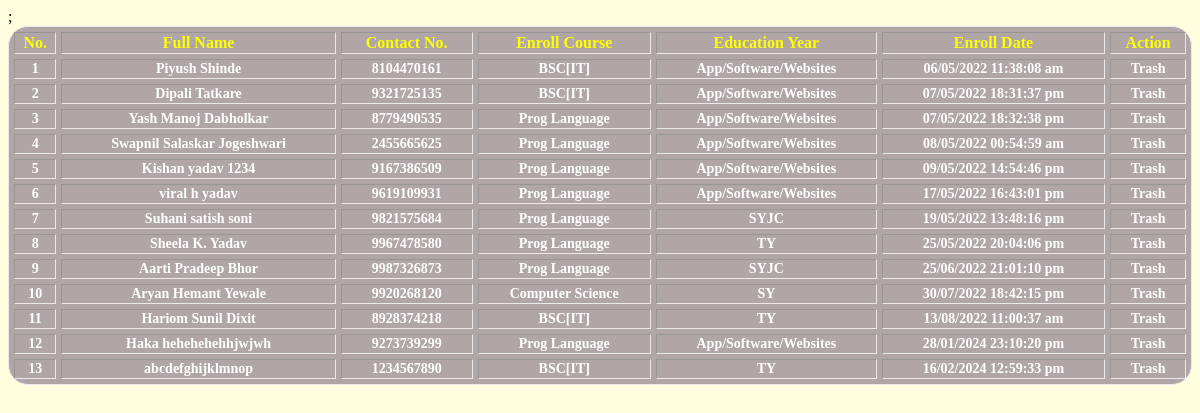
The app's page /regBook.php with its own data.
### tables this page shows
CREATE TABLE `private` (
  `id` int(12) NOT NULL,
  `name` varchar(255) NOT NULL,
  `contact` varchar(255) NOT NULL,
  `course` varchar(255) NOT NULL,
  `year` varchar(255) NOT NULL,
  `dt` varchar(255) NOT NULL
);

### regBook.php (the view, shortened to what this page needs)
<head>
</head>
<?php
$conn=mysqli_connect("localhost","id14567499_mylog","Yashwantghole@123","id14567499_log");
$result=mysqli_query($conn,"select * from private");
?>
<table border="3" cellspacing="5" height="" width="100%">
<tr>
<th>No.</th>
<th>Full Name</th>
<th>Contact No.</th>
<th>Enroll Course</th>
<th>Education Year</th>
<th>Enroll Date</th>
<th>Action</th>
</tr>;
<?php
$i=1;
while($row=mysqli_fetch_array($result,MYSQLI_ASSOC))
{
$idn=$row['id'];
$fnn=$row['name'];
$lnn=$row['contact'];
$cnn=$row['course'];
$pcnn=$row['year'];
$dcnn=$row['dt'];
?>
<tr align="center">
<td><?php echo $i; ?></td>
<td><?php echo $fnn; ?></td>
<td><?php echo $lnn; ?></td>
<td><?php echo $cnn; ?></td>
<td><?php echo $pcnn; ?></td>
<td><?php echo $dcnn; ?></td>
<td><a href="del2.php?delete=<?php echo $idn; ?>" style='color:white;text-decoration:none;' onclick="return confirm('Are you sure you want to delete this Record?');">Trash</a>
</td>
</tr>
<?php
 $i++;
 }
?>

### regBook.php (style rules this page uses)
table { border:1px solid #ece8ec; border-radius:20px; background:#b1a6a6;; }
th { color:yellow; font-size:16px; font-family:algerian; }
td { color:white; font-size:14px; font-weight:bold; }

### records on screen
private: name "Piyush Shinde", contact "8104470161", course "BSC[IT]", year "App/Software/Websites", dt "06/05/2022 11:38:08 am"
private: name "Dipali Tatkare", contact "9321725135", course "BSC[IT]", year "App/Software/Websites", dt "07/05/2022 18:31:37 pm"
private: name "Yash Manoj Dabholkar", contact "8779490535", course "Prog Language", year "App/Software/Websites", dt "07/05/2022 18:32:38 pm"
private: name "Swapnil Salaskar Jogeshwari", contact "2455665625", course "Prog Language", year "App/Software/Websites", dt "08/05/2022 00:54:59 am"
private: name "Kishan yadav 1234", contact "9167386509", course "Prog Language", year "App/Software/Websites", dt "09/05/2022 14:54:46 pm"
private: name "viral h yadav", contact "9619109931", course "Prog Language", year "App/Software/Websites", dt "17/05/2022 16:43:01 pm"
private: name "Suhani satish soni", contact "9821575684", course "Prog Language", year "SYJC", dt "19/05/2022 13:48:16 pm"
private: name "Sheela K. Yadav", contact "9967478580", course "Prog Language", year "TY", dt "25/05/2022 20:04:06 pm"
private: name "Aarti Pradeep Bhor", contact "9987326873", course "Prog Language", year "SYJC", dt "25/06/2022 21:01:10 pm"
private: name "Aryan Hemant Yewale", contact "9920268120", course "Computer Science", year "SY", dt "30/07/2022 18:42:15 pm"
private: name "Hariom Sunil Dixit", contact "8928374218", course "BSC[IT]", year "TY", dt "13/08/2022 11:00:37 am"
private: name "Haka hehehehehhjwjwh", contact "9273739299", course "Prog Language", year "App/Software/Websites", dt "28/01/2024 23:10:20 pm"
private: name "abcdefghijklmnop", contact "1234567890", course "BSC[IT]", year "TY", dt "16/02/2024 12:59:33 pm"
